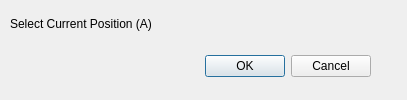
<?xml version="1.0" encoding="UTF-8"?>
<ui version="4.0">
 <class>currDialog</class>
 <widget class="QDialog" name="currDialog">
  <property name="geometry">
   <rect>
    <x>0</x>
    <y>0</y>
    <width>407</width>
    <height>100</height>
   </rect>
  </property>
  <property name="windowTitle">
   <string>Drop Point</string>
  </property>
  <widget class="QDialogButtonBox" name="buttonBox">
   <property name="geometry">
    <rect>
     <x>30</x>
     <y>50</y>
     <width>341</width>
     <height>32</height>
    </rect>
   </property>
   <property name="orientation">
    <enum>Qt::Horizontal</enum>
   </property>
   <property name="standardButtons">
    <set>QDialogButtonBox::Cancel|QDialogButtonBox::Ok</set>
   </property>
  </widget>
  <widget class="QLabel" name="selCurrLabel">
   <property name="geometry">
    <rect>
     <x>10</x>
     <y>10</y>
     <width>371</width>
     <height>28</height>
    </rect>
   </property>
   <property name="text">
    <string>Select Current Position (A)</string>
   </property>
  </widget>
 </widget>
 <resources/>
 <connections>
  <connection>
   <sender>buttonBox</sender>
   <signal>accepted()</signal>
   <receiver>currDialog</receiver>
   <slot>accept()</slot>
   <hints>
    <hint type="sourcelabel">
     <x>248</x>
     <y>254</y>
    </hint>
    <hint type="destinationlabel">
     <x>157</x>
     <y>274</y>
    </hint>
   </hints>
  </connection>
  <connection>
   <sender>buttonBox</sender>
   <signal>rejected()</signal>
   <receiver>currDialog</receiver>
   <slot>reject()</slot>
   <hints>
    <hint type="sourcelabel">
     <x>316</x>
     <y>260</y>
    </hint>
    <hint type="destinationlabel">
     <x>286</x>
     <y>274</y>
    </hint>
   </hints>
  </connection>
 </connections>
</ui>
